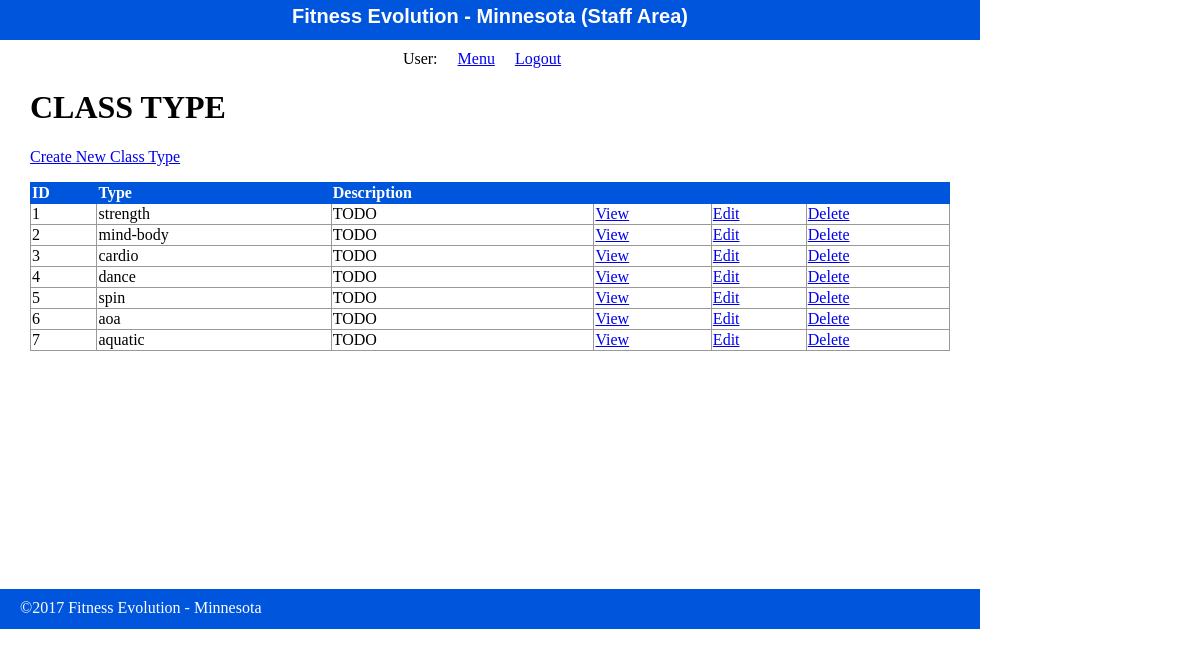
/staff/class_types/index.php, run on the app's committed database.
### tables this page shows
CREATE TABLE class_types (
 id int(11) NOT NULL AUTO_INCREMENT,
 name VARCHAR(255) DEFAULT NULL,
 description text DEFAULT NULL,
 PRIMARY KEY (id)
);

### private/functions.php (called while the page is built, shortened)
<?php
function url_for($path) {
	return WWW_ROOT . $path;
}
function u($string="") {
	return urlencode($string);
}
function h($string="") {
	return htmlspecialchars($string);
}
?>

### private/database.php (called while the page is built, shortened)
<?php
	function db_escape($connection, $string) {
		return mysqli_real_escape_string($connection, $string);
	}
	?>

### private/gx_classes_access.php (the view, shortened to what this page needs)
<?php
	function show_index($table_name, $data_set, $headings, $fields) {
		echo "<div class=\"classes listing\">";
		echo "<h1>" . strtoupper(h($headings[0])) . "</h1>";
		echo "<div class=\"actions\">";
		$new = "/staff/" . h(u($table_name)) . "/new.php";
		echo "<p><a class=\"action\" href=\"" . url_for($new) . "\">Create New " . h($headings[0]) . "</a></p>";
		echo "</div>";
		echo "<table class=\"list\">";
		echo "<tr>";
		$hcount = count($headings);
		for($h = 1; $h < $hcount; $h++) {
			echo "<th>" . h($headings[$h]) . "</th>";
		}
		echo "<th>&nbsp;</th>";
		echo "<th>&nbsp;</th>";
		echo "<th>&nbsp;</th>";
		echo "</tr>";
		$count = count($fields);
		while($data = mysqli_fetch_assoc($data_set)) {
			echo "<tr>";
			for($i = 0; $i < $count; $i++) {
				echo "<td>" . h($data[$fields[$i]]) . "</td>";
			}
			$show = "/staff/" . h(u($table_name)) . "/show.php?id=" . h(u($data['id']));
			echo "<td><a class=\"action\" href=\"" . url_for($show) . "\">View</a></td>";
			$edit = "/staff/" . h(u($table_name)) . "/edit.php?id=" . h(u($data['id']));
			echo "<td><a class=\"action\" href=\"" . url_for($edit) . "\">Edit</a></td>";
			$delete = "/staff/" . h(u($table_name)) . "/delete.php?id=" . h(u($data['id']));
			echo "<td><a class=\"action\" href=\"" . url_for($delete) . "\">Delete</a></td>";
			echo "</tr>";
		}
		echo "</table>";
		echo "</div>";
	}
	function find_all_records($table_name, $options=[]) {
		global $db;
		$sql = "SELECT * FROM " . db_escape($db, $table_name) . " ";
		$result = mysqli_query($db, $sql);
		return $result;
	}
?>

### public/stylesheets/staff.css (style rules this page uses)
html { height: 100%; width: 100%; }
body { height: 980px; width: 100%; margin: 0; padding: 0; }
.actions { margin-bottom: 1em; }
table { border-collapse: collapse; vertical-align: top; }
table.list { width: 100%; }
table.list tr td { border: 1px solid #999999; }
table.list tr th { border: 1px solid #0055DD; background: #0055DD; color: white; text-align: left; }

### data on the page
class_types: id "1", name "strength", description "TODO"
class_types: id "2", name "mind-body", description "TODO"
class_types: id "3", name "cardio", description "TODO"
class_types: id "4", name "dance", description "TODO"
class_types: id "5", name "spin", description "TODO"
class_types: id "6", name "aoa", description "TODO"
class_types: id "7", name "aquatic", description "TODO"

### other printed values
$headings[0] "CLASS TYPE"
$headings[0] "Class Type"
$headings[$h] "ID"
$headings[$h] "Type"
$headings[$h] "Description"
